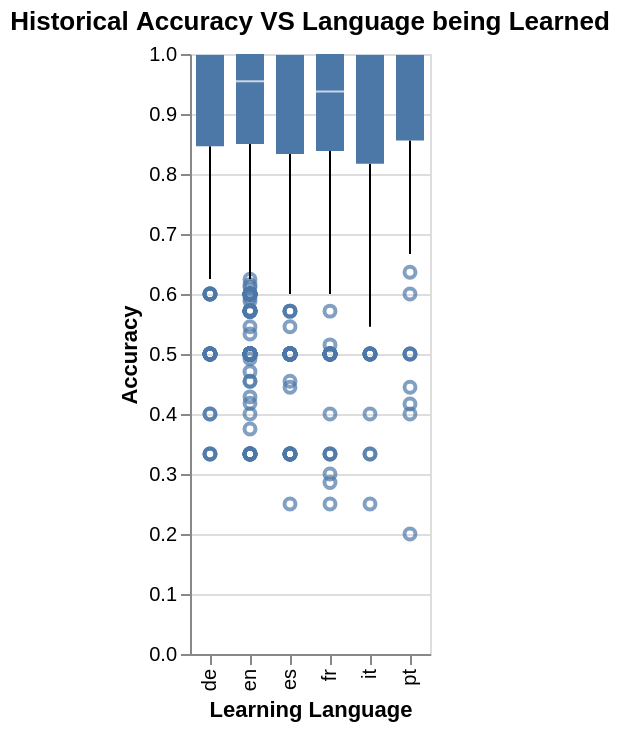

Notebook source saved alongside this figure:
### Markdown cell above
Analyzing differences in historical learning performance across learning languages based on UI language
* maybe we need to relook the newly created column - richy

### Code cell
chart = alt.Chart(sampled_df).mark_boxplot().encode(
    x=alt.X('learning_language:N', title='Learning Language'),
    y=alt.Y('history_accuracy:Q', title='Accuracy'),
).properties(
    title='Historical Accuracy VS Language being Learned'
)

chart.display() # hmmm this chart lowkey might be useless lol - richy

### Figure 1 — Vega-Lite specification as saved in the notebook (floating-point values rounded to 4 significant figures; data arrays with more than 128 entries replaced by an {"elided": "..."} marker saying what was removed)
{"config": {"view": {"continuousWidth": 300, "continuousHeight": 300}}, "data": {"name": "data-18e277d9b7db57247ceba847ae6a6331"}, "mark": {"type": "boxplot"}, "encoding": {"x": {"field": "learning_language", "title": "Learning Language", "type": "nominal"}, "y": {"field": "history_accuracy", "title": "Accuracy", "type": "quantitative"}}, "title": "Historical Accuracy VS Language being Learned", "$schema": "https://vega.github.io/schema/vega-lite/v6.4.1.json", "datasets": {"data-18e277d9b7db57247ceba847ae6a6331": {"elided": "5000 records"}}}
